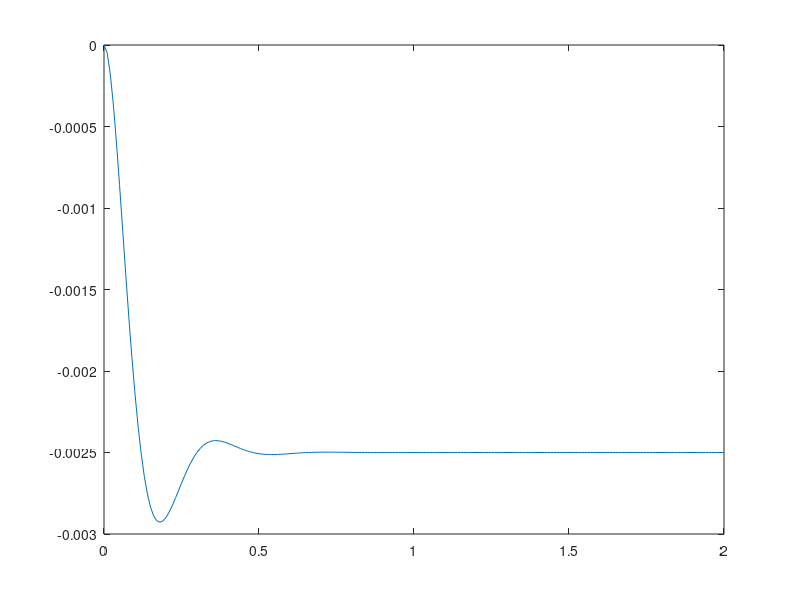

The MATLAB source for this figure:
% First, we will determine the steady states for a unit step input, 
%R s( ) = 1/s, when T s d ( ) = 0 means disturbance is zero. When H s( ) = 1,
ka = 80;
num = [5000]; den = [1 1000];
sys1 = tf(num,den);
n = [1]; d = [1 20 0];
sys2 = tf(n,d);
%see pg 294 block diagram
syss = series(ka*sys1,sys2);
sys = feedback(syss,[1]);
t = [0:0.01:2];
y = step(sys,t);
plot(t,y)

%now we have to include disturbance in our system taking our input zero
ka = 80;
num = [5000]; den = [1 1000];
sys1 = tf(num,den);
n = [1]; d = [1 20 0];
sys2 = tf(n,d);

sys = feedback(sys2,ka*sys1); %take care of order
sys = -sys
t = [0:0.01:2];
y = step(sys,t);
plot(t,y)
%book page 297
